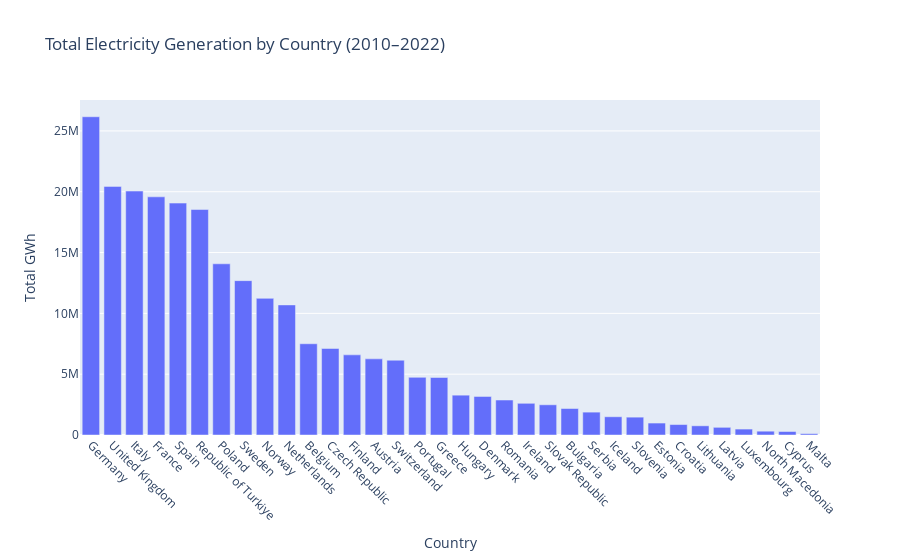

Here is the notebook cell this chart was saved with:
### Markdown cell above
## 4. Electricity Generation Trend by Country
A bar chart below shows the total electricity generation by country in Europe from 2010 to 2022. The chart highlights which countries are the largest producers, reflecting differences in population, industrial capacity, and energy infrastructure.

### Code cell
# total electricity generation by country using plotly
# Calculate total electricity generation by country
top_countries = df.groupby('country_name')['value'].sum().sort_values(ascending=False)

# Plotting electricity generation over time by country using plotly
fig = px.bar(
    x=top_countries.index,
    y=top_countries.values,
    labels={'x': 'Country', 'y': 'Total GWh'},
    title='Total Electricity Generation by Country (2010–2022)'
)
fig.update_layout(xaxis_tickangle=45)
fig.show()

### Figure 1 — Plotly figure (JSON) as saved in the notebook; plotly's stock layout.template omitted (floating-point values rounded to 4 significant figures)
{"data": [{"hovertemplate": "Country=%{x}<br>Total GWh=%{y}<extra></extra>", "legendgroup": "", "marker": {"color": "#636efa", "pattern": {"shape": ""}}, "name": "", "orientation": "v", "showlegend": false, "textposition": "auto", "type": "bar", "x": ["Germany", "United Kingdom", "Italy", "France", "Spain", "Republic of Turkiye", "Poland", "Sweden", "Norway", "Netherlands", "Belgium", "Czech Republic", "Finland", "Austria", "Switzerland", "Portugal", "Greece", "Hungary", "Denmark", "Romania", "Ireland", "Slovak Republic", "Bulgaria", "Serbia", "Iceland", "Slovenia", "Estonia", "Croatia", "Lithuania", "Latvia", "Luxembourg", "North Macedonia", "Cyprus", "Malta"], "xaxis": "x", "y": [26170000.0, 20440000.0, 20060000.0, 19580000.0, 19070000.0, 18540000.0, 14080000.0, 12690000.0, 11230000.0, 10690000.0, 7502000.0, 7112000.0, 6590000.0, 6260000.0, 6149000.0, 4739000.0, 4727000.0, 3274000.0, 3168000.0, 2876000.0, 2606000.0, 2484000.0, 2177000.0, 1880000.0, 1500000.0, 1468000.0, 981500.0, 858000.0, 755700.0, 630600.0, 487600.0, 313200.0, 286100.0, 109500.0], "yaxis": "y"}], "layout": {"barmode": "relative", "legend": {"tracegroupgap": 0}, "title": {"text": "Total Electricity Generation by Country (2010–2022)"}, "xaxis": {"anchor": "y", "domain": [0, 1], "tickangle": 45, "title": {"text": "Country"}}, "yaxis": {"anchor": "x", "domain": [0, 1], "title": {"text": "Total GWh"}}}}
